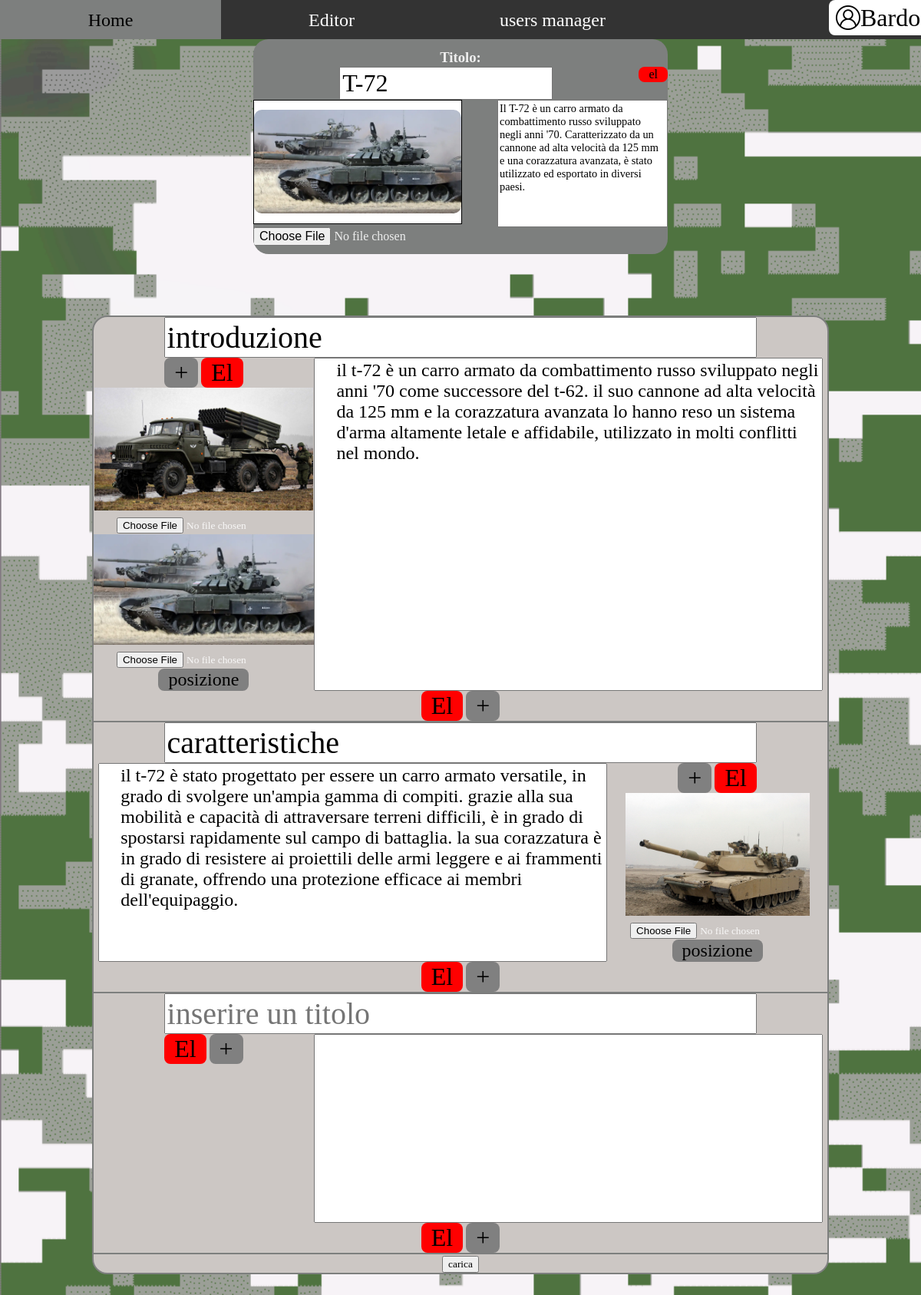
The app's page /editor.php?id=6 (signed in) with its own data.
### tables this page shows
CREATE TABLE `articoli` (
  `id` int(11) NOT NULL,
  `titolo` varchar(255) DEFAULT NULL,
  `descrizione` text DEFAULT NULL,
  `giorno` datetime DEFAULT NULL,
  `logo` int(11) DEFAULT -1,
  `utente` varchar(50) DEFAULT NULL,
  `visualizzazioni` int(11) DEFAULT 0
);

CREATE TABLE `immagini` (
  `id` int(11) NOT NULL,
  `nome` varchar(255) DEFAULT NULL,
  `logo` tinyint(1) DEFAULT 0
);

CREATE TABLE `paragrafi` (
  `id` int(11) NOT NULL,
  `articolo` int(11) NOT NULL,
  `titolo` varchar(255) DEFAULT NULL,
  `contenuto` text DEFAULT NULL,
  `stile` int(11) DEFAULT 0
);

### editor.php (the view, shortened to what this page needs)
<?php
$id = -1;
if(!empty($_GET["id"]))
    $id = $_GET["id"];
$num = 1;
$pdo = new PDO("mysql:host=localhost; dbname=blog", "root", "");
?>
<!DOCTYPE html>
<html lang="it" >
    <head>
        <link rel="stylesheet" href="./css/common.css">
        <link rel="stylesheet" href="./css/editor.css">
    </head>
    <body>
        <div id="root">
            <div>
            <nav>
                <ul>
                    <li><a href="./index.php">Home</a></li>
                    <li><a href="./editor.php">Editor</a></li>
                    <li><?php
                        $text = "SELECT * FROM utenti WHERE username = ?";
                        $query= $pdo->prepare($text);
                        $query->execute([$_SESSION['user']]);
                        $row = $query->fetch();
                        if($row['ruolo']=='ADMIN'){
                            echo '<a href="./manager.php">users manager</a>';
                        }
                        ?>
                    </li>
                    <li id="logli"><div id="loginBtn"
                    ><img src="./img/account.png" alt="">
                    <?php
                        if(!empty($_SESSION['user'])){
                            echo '<p>'.$_SESSION["user"]."</p>";
                        }
                        else{
                            echo '<p>Accedi</p>';
                        }
                    ?>
                    </div>
                </li>
                </ul>
                </nav>
                <?php
                    $pdo = new PDO("mysql:host=localhost; dbname=blog", "root", "");
                    $text = "SELECT articoli.*, immagini.nome FROM articoli, immagini WHERE articoli.id = ? AND articoli.logo = immagini.id";
                    $query= $pdo->prepare($text);
                    $query->execute([$id]);
                    $articolo = $query->fetch();
                    $text = "SELECT * FROM paragrafi WHERE articolo = ?";
                    $query= $pdo->prepare($text);
                    $query->execute([$id]);
                    $paragrafi = $query->fetchAll();
                    $immagini=array();
                    $text = "SELECT nome, idParagrafo FROM immagini, immaginiDiParagrafi WHERE immagini.id = idImmagine AND idParagrafo = ? AND idArticolo = ?";
                    $query= $pdo->prepare($text);
                    foreach ($paragrafi as $value) {
                        $query->execute([$value['id'], $value['articolo']]);
                        $aus = $query->fetchAll();
                        foreach ($aus as $val) {
                            array_push($immagini,$val);
                        }
                    };
                ?>
                <div class="App">
                    <form action="editor.php?id=<?php echo $id ?>&m=1" method="post" enctype="multipart/form-data">
                        <div id='editorContainer'>
                            <article>
                                <div id="ediTitContainer">
                                    <h3 id="editorH3">Titolo:</h3>
                                    <input id="editorTitolo" type="text" placeholder="inserire un titolo" <?php if($articolo!=null)echo 'value="'.$articolo['titolo'].'"'?>></input>
                                    <?php if($id != -1)echo '<button id="eliminaArt" type=button onclick="delArt('.$id.')">el</button>'?>
                                </div>
                                <textarea id='editorDescArt'placeholder="inserire una descrizione"><?php if($articolo!=null)echo $articolo['descrizione']?></textarea>
                                <div id='editorImmagine'>
                                    <img id='editorImgArt' <?php if($articolo!=null)echo 'src="./img/'.$articolo['nome'].'"'?>>
                                </div>
                                <div id='editorInputs'>
                                    <input id="editorInputImg" type="file" accept="image/*" name="inputImg0" onchange="getImgData('editorImgArt','editorInputImg')"/>
                                </div>
                            </article>
                        </div>
                        <div id='bodyArticolo'>
                            <div id='formArticolo'>
                                <article id="paragZone">
                                    <?php
                                        foreach ($paragrafi as $value) {
                                            echo '
                                            <div id="paragrafo'.$num.'" class="paragrafo" ';
                                            if($value['stile']==1)echo 'style="flex-direction: row-reverse;"';
                                            echo '>
                                                <div id="subTitleContainer'.$num.'" class="subTitleContainer">
                                                    <input id="subTitle'.$num.'" class="subTitle" type="text" placeholder="inserire un titolo" value='.$value['titolo'].'></input>
                                                </div>
                                                <div id="'.$num.'" class="immagini">
                                                    <button type="button" class="insertImgBtn" onclick="insertImg('.$num.')">+</button>
                                                    <button type="button" class="delBtnImg" onclick="annullaImg('.$num.')">El</button>'
                                            ;
                                            $i = 0;
                                            foreach ($immagini as $val) {
                                                if($val['idParagrafo']==$value['id']){
                                                    $i++;
                                                    echo '  <div id="imgAndBtnContainer'.$num.'" class="imgAndBtnContainer">
                                                                <img id="immagine'.$num.''.$i.'" class="immagine" src="./img/'.$val['nome'].'">
                                                                <div class="onputImgContainer">
                                                                    <input type="hidden" class="imgName" id="imgName'.$num.''.$i.'" value="'.$val['nome'].'"/>
                                                                    <input class="inputImg" id="inputImg'.$num.''.$i.'" name="inputImg'.$num.''.$i.'" type="file" accept="image/*" onchange="getImgData(\'immagine'.$num.''.$i.'\',\'inputImg'.$num.''.$i.'\')"/>
                                                                </div>
                                                                </div>
                                                                '
                                                    ;
                                                }
                                            }
                                            if($i>0){
                                                echo '<button class="changePos" type="button" onclick="changePos('.$num.')">posizione</button>';
                                            }
                                            echo'
                                                </div>
                                                <textarea id="textarea'.$num.'" type="text" class="paragrafoContent">'.$value['contenuto'].'</textarea>
                                                <div style="width=fit-content; margin-left:auto; margin-right:auto;">
                                                    <button type="button" class="delBtnPar" onclick="annullaParag('.$num.')">El</button>
                                                    <button type="button" class="insertParag" onclick="insertParag('.$num.')">+</button>
                                                </div>
                                            </div>
                                            ';
                                            $num++;
                                        }
                                    ?>
                                    <div id="paragrafo<?php echo $num?>" class="paragrafo">
                                                <div id="subTitleContainer<?php echo $num?>" class="subTitleContainer">
                                                    <input id="subTitle<?php echo $num?>" class="subTitle" type="text" placeholder="inserire un titolo"></input>
                                                </div>
                                                <div id="<?php echo $num?>" class="immagini">
                                                    <button type="button" class="delBtnImg" onclick="annullaImg(<?php echo $num?>)">El</button>
                                                    <button type="button" class="insertImgBtn" onclick="insertImg(<?php echo $num?>)">+</button>
                                                </div>
                                                <textarea id="textarea<?php echo $num?>" type="text" class="paragrafoContent"></textarea>
                                                <div style="width=fit-content; margin-left:auto; margin-right:auto;">
                                                    <button type="button" class="delBtnPar" onclick="annullaParag(<?php echo $num?>)">El</button>
                                                    <button type="button" class="insertParag" onclick="insertParag(<?php echo $num?>)">+</button>
                                                </div>
                                            </div>
                                </article>
                            <input type="submit" value="carica" onclick="invia(<?php echo $id;?>)"/>
                            </div>
                        </div>
                    </form>
                </div>
            </div>
        </div>
    </body>
</html>

### css/common.css (style rules this page uses)
* { font-family: font; }
:root { font-family: font; font-size: 16px; line-height: 24px; font-weight: 400; color-scheme: light dark; color: rgba(255, 255, 255, 0.87); background-color: #242424; font-synthesis: none; text-rendering: optimizeLegibility; -webkit-font-smoothing: antialiased; -moz-osx-font-smoothing: grayscale; -webkit-text-size-adjust: 100%; }
#root { position:inherit; width: 100%; text-align: center; }
html { min-height: 100vh; }
body { place-items:initial; min-width: 320px; min-height: 100vh; margin:0; display: flex; flex-direction: column; background-image:url('../img/background1.png'); background-repeat: no-repeat; background-size: cover; }
button { border-radius: 8px; border: 1px solid transparent; padding: 0.6em 1.2em; font-size: 1em; font-weight: 500; font-family: inherit; background-color: #1a1a1a; cursor: pointer; transition: border-color 0.25s; }
nav { z-index: 999; position: sticky; top:0; }
ul { list-style-type: none; margin: 0; padding: 0; overflow: hidden; background-color: #333; }
li { width: 24%; float: left; }
#loginBtn { background-color: white; width: 100%; color: black; display: inline-flex; align-items: center; border-radius: 8px; border: 1px solid transparent; max-height: 4vh; padding: 0.5vw 1vh; font-size: 1em; font-weight: 500; font-family: inherit; cursor: pointer; transition: border-color 0.25s; }
#loginBtn img { max-height: 4vh; height: auto; }
#loginBtn p { text-align: center; font-size: 200%; margin:0; }
li a { font-size: 3vh; min-height: 3vh; padding: 1.7vh 1vw; display: block; color: white; text-align: center; text-decoration: none; transition: background-color 0.5s, color 0.5s; }
#logli { width: 10%; float: right; align-items: baseline; }

### css/editor.css (style rules this page uses)
#editorH3 { margin: 0; }
#ediTitContainer { width: 100%; }
#editorTitolo { width: 50%; font-size: 200%; }
#editorDescArt { resize: none; font-size: 90%; float: right; width: 40%; height: 20vh; }
#editorImmagine { background-color: white; width: 50%; height: 10em; justify-content: center; display: flex; align-items: center; border: 1px black solid; }
#editorInputs { width: 100%; display: flex; }
#editorInputImg { font-size: 100%; }
#editorImgArt { max-width: 100%; max-height: 100%; border-radius: 10px; }
#editorContainer { min-height: 35vh; max-height: 35vh; text-overflow: ellipsis; overflow: hidden; display: inline-flex; justify-content: flex-end; align-items: center; flex-wrap: wrap; width: 45%; margin-right: 2.5%; margin-left: 2.5%; background-color: rgb(125,127,126); border-radius: 20px; transition: background-color 0.5s; }
#editorContainer article { width: 100%; }
#bodyArticolo { width: 80%; margin-left: auto; margin-right: auto; }
#formArticolo { min-height: 60vh; margin-left: auto; margin-right: auto; margin-bottom: 10vh; margin-top: 10vh; background-color: rgb(204, 199, 196); border: solid rgb(125,127,126) 2px; border-radius: 20px; }
.paragrafo { width: 100%; display: inline-flex; flex-wrap: wrap; border-bottom: solid rgb(125,127,126) 2px; }
.paragrafoContent { font-size: 150%; resize: none; text-align: start; min-height: 30vh; width: 66%; padding-left: 3%; }
.onputImgContainer { width: 100%; }
.immagini { width: 30%; }
.immagine { max-width:100%; max-height: 20vh; }
.insertImgBtn { background-color: grey; font-size: 200%; padding: 0 1vw; }
.insertParag { background-color: grey; font-size: 200%; padding: 0 1vw; }
.delBtnPar { background-color: red; font-size: 200%; padding: 0 1vw; }
.delBtnImg { background-color: red; font-size: 200%; padding: 0 1vw; }
.changePos { background-color: grey; font-size: 150%; padding: 0 1vw; }
.subTitle { width: 80%; font-size:250%; margin-left: auto; margin-right: auto; }
.subTitleContainer { width: 100%; }
#eliminaArt { float: right; background-color: red; padding: 0 1vw; }

### records on screen
articoli: titolo "T-72", descrizione "Il T-72 è un carro armato da combattimento russo sviluppato negli anni '70. Caratterizzato da un cannone ad alta velocità da 125 mm e una corazzatura avanzata, è stato utilizzato ed esportato in diversi paesi.", logo.nome (picture)
paragrafi: titolo "introduzione", id 1 (drawn), contenuto "il t-72 è un carro armato da combattimento russo sviluppato negli anni '70 come successore del t-62. il suo cannone ad alta velocità da 125 mm e la corazzatura avanzata lo hanno reso un sistema d'arma altamente letale e affidabile, utilizzato in molti conflitti nel mondo."
paragrafi: titolo "caratteristiche", contenuto "il t-72 è stato progettato per essere un carro armato versatile, in grado di svolgere un'ampia gamma di compiti. grazie alla sua mobilità e capacità di attraversare terreni difficili, è in grado di spostarsi rapidamente sul campo di battaglia. la sua corazzatura è in grado di resistere ai proiettili delle armi leggere e ai frammenti di granate, offrendo una protezione efficace ai membri dell'equipaggio."

### other values on screen
$_SESSION["user"] "Bardo"
